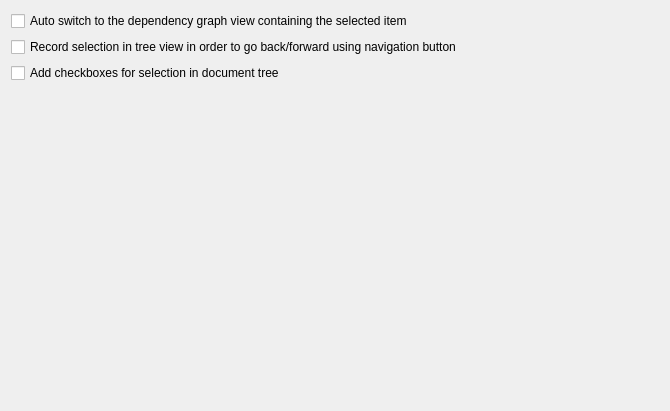
<?xml version="1.0" encoding="UTF-8"?>
<ui version="4.0">
 <class>Gui::Dialog::DlgSettingsSelection</class>
 <widget class="QWidget" name="Gui::Dialog::DlgSettingsSelection">
  <property name="geometry">
   <rect>
    <x>0</x>
    <y>0</y>
    <width>670</width>
    <height>411</height>
   </rect>
  </property>
  <property name="windowTitle">
   <string>Selection</string>
  </property>
  <layout class="QGridLayout" name="gridLayout">
   <item row="0" column="0">
    <widget class="QCheckBox" name="checkBoxAutoSwitch">
     <property name="text">
      <string>Auto switch to the dependency graph view containing the selected item</string>
     </property>
    </widget>
   </item>
   <item row="3" column="0">
    <widget class="QCheckBox" name="checkBoxRecord">
     <property name="text">
      <string>Record selection in tree view in order to go back/forward using navigation button</string>
     </property>
    </widget>
   </item>
   <item row="4" column="0">
    <widget class="QCheckBox" name="checkBoxSelectionCheckBoxes">
     <property name="text">
      <string>Add checkboxes for selection in document tree</string>
     </property>
    </widget>
   </item>
   <item row="5" column="0">
    <spacer name="verticalSpacer">
     <property name="orientation">
      <enum>Qt::Vertical</enum>
     </property>
     <property name="sizeHint" stdset="0">
      <size>
       <width>20</width>
       <height>245</height>
      </size>
     </property>
    </spacer>
   </item>
  </layout>
 </widget>
 <resources/>
 <connections/>
</ui>
